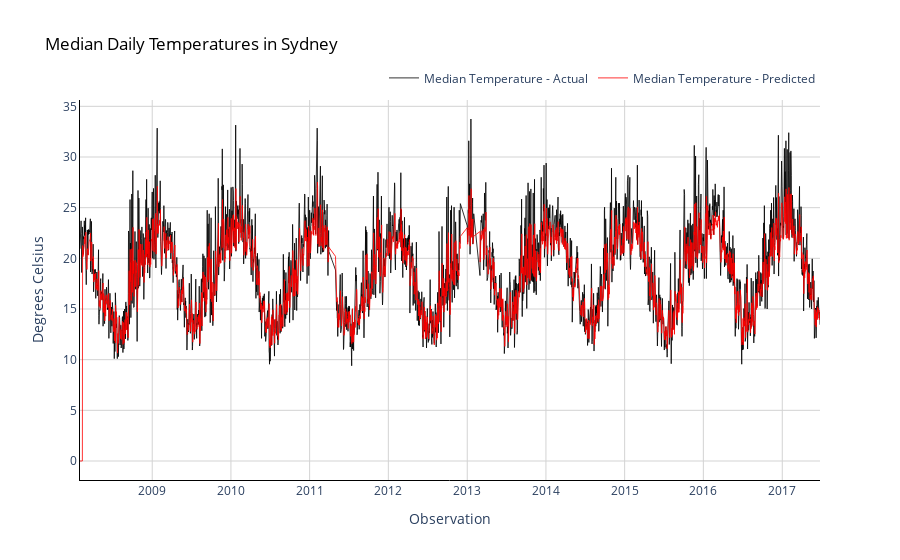

This figure's notebook cell:
### Code cell
fig = go.Figure()
fig.add_trace(go.Scatter(x= dfSydney['Date'],
                         y= dfSydney['MedTemp'],
                         mode='lines',
                         name='Median Temperature - Actual',
                         opacity=0.8,
                         line=dict(color='black', width=1)
                        ))
fig.add_trace(go.Scatter(x= dfSydney['Date'],
                         y= dfSydney['MedTemp_prediction'],
                         mode='lines',
                         name='Median Temperature - Predicted',
                         opacity=0.8,
                         line=dict(color='red', width=1)
                        ))

# Change chart background color
fig.update_layout(dict(plot_bgcolor = 'white'))

# Update axes lines
fig.update_xaxes(showgrid=True, gridwidth=1, gridcolor='lightgrey', 
                 zeroline=True, zerolinewidth=1, zerolinecolor='lightgrey', 
                 showline=True, linewidth=1, linecolor='black',
                 title='Observation'
                )

fig.update_yaxes(showgrid=True, gridwidth=1, gridcolor='lightgrey', 
                 zeroline=True, zerolinewidth=1, zerolinecolor='lightgrey', 
                 showline=True, linewidth=1, linecolor='black',
                 title='Degrees Celsius'
                )

# Set figure title
fig.update_layout(title=dict(text="Median Daily Temperatures in Sydney", 
                             font=dict(color='black')),
                  legend=dict(orientation="h", yanchor="bottom", y=1.02, xanchor="right", x=1)
                 )

fig.show()
#black is the actual median day and predicted are with color red.

### Figure 1 — Plotly figure (JSON) as saved in the notebook; plotly's stock layout.template omitted (floating-point values rounded to 4 significant figures; data arrays with more than 128 entries replaced by an {"elided": "..."} marker saying what was removed)
{"data": [{"line": {"color": "black", "width": 1}, "mode": "lines", "name": "Median Temperature - Actual", "opacity": 0.8, "type": "scatter", "x": {"elided": "3339 str values"}, "y": {"elided": "3339 float values"}}, {"line": {"color": "red", "width": 1}, "mode": "lines", "name": "Median Temperature - Predicted", "opacity": 0.8, "type": "scatter", "x": {"elided": "3339 str values"}, "y": {"elided": "3339 float values"}}], "layout": {"legend": {"orientation": "h", "x": 1, "xanchor": "right", "y": 1.02, "yanchor": "bottom"}, "plot_bgcolor": "white", "title": {"font": {"color": "black"}, "text": "Median Daily Temperatures in Sydney"}, "xaxis": {"gridcolor": "lightgrey", "gridwidth": 1, "linecolor": "black", "linewidth": 1, "showgrid": true, "showline": true, "title": {"text": "Observation"}, "zeroline": true, "zerolinecolor": "lightgrey", "zerolinewidth": 1}, "yaxis": {"gridcolor": "lightgrey", "gridwidth": 1, "linecolor": "black", "linewidth": 1, "showgrid": true, "showline": true, "title": {"text": "Degrees Celsius"}, "zeroline": true, "zerolinecolor": "lightgrey", "zerolinewidth": 1}}}
